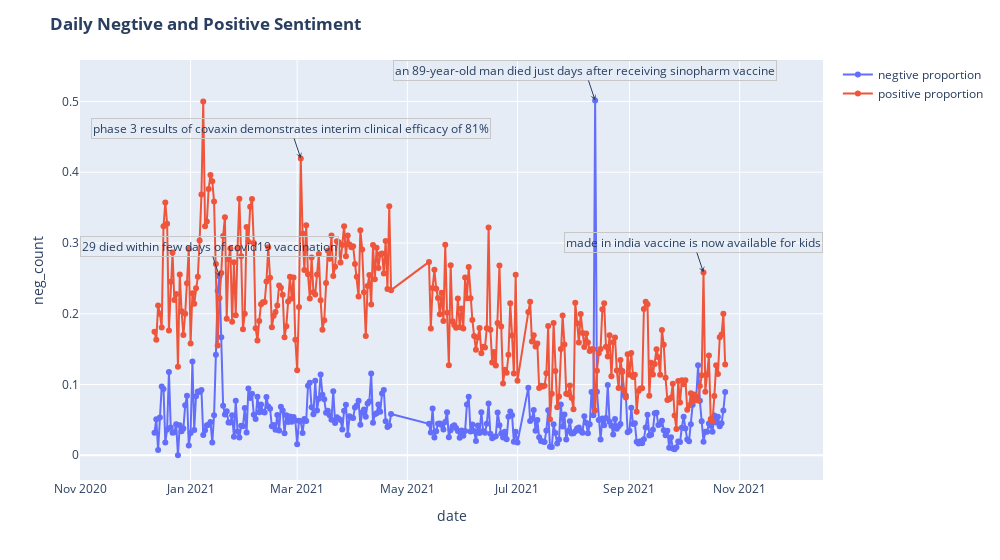

Notebook code for this chart:
### Code cell
fig = px.line(b_date_count,x='date',y='neg_count')
fig.data[0].name="negtive proportion"
fig.add_scatter(x=b_date_count.date,y=b_date_count.pos_count,name="positive proportion")

###annots
b_date_count.date = pd.to_datetime(b_date_count.date)
b_date_count_neg = b_date_count.set_index('neg_count')


fig.add_annotation(x=datetime.datetime(2021,8,13), y=0.5014,
            text=r"an 89-year-old man died just days after receiving sinopharm vaccine",
            showarrow=True,
            arrowhead= 3,
            bordercolor="#c7c7c7")

fig.add_annotation(x=datetime.datetime(2021,1,17), y=0.2525,
            text=r"29 died within few days of covid19 vaccination",
            showarrow=True,
            arrowhead= 3,
            bordercolor="#c7c7c7")

fig.add_annotation(x=datetime.datetime(2021,3,3), y=0.4196,
            text=r"phase 3 results of covaxin demonstrates interim clinical efficacy of 81%",
            showarrow=True,
            arrowhead= 3,
            bordercolor="#c7c7c7")

fig.add_annotation(x=datetime.datetime(2021,10,12), y=0.2583,
            text=r"made in india vaccine is now available for kids",
            showarrow=True,
            arrowhead= 3,
            bordercolor="#c7c7c7")

fig.update_traces(mode="markers+lines",showlegend=True)
fig.update_layout(hovermode="x unified")
fig.update_layout(title='<b>Daily Negtive and Positive Sentiment<b>',width=1000)
fig.show()

### Figure 1 — Plotly figure (JSON) as saved in the notebook; plotly's stock layout.template omitted (floating-point values rounded to 4 significant figures; data arrays with more than 128 entries replaced by an {"elided": "..."} marker saying what was removed)
{"data": [{"hovertemplate": "date=%{x}<br>neg_count=%{y}<extra></extra>", "legendgroup": "", "line": {"color": "#636efa", "dash": "solid"}, "marker": {"symbol": "circle"}, "mode": "markers+lines", "name": "negtive proportion", "orientation": "v", "showlegend": true, "type": "scatter", "x": {"elided": "292 str values"}, "xaxis": "x", "y": {"elided": "292 float values"}, "yaxis": "y"}, {"mode": "markers+lines", "name": "positive proportion", "showlegend": true, "type": "scatter", "x": {"elided": "292 str values"}, "y": {"elided": "292 float values"}}], "layout": {"annotations": [{"arrowhead": 3, "bordercolor": "#c7c7c7", "showarrow": true, "text": "an 89-year-old man died just days after receiving sinopharm vaccine", "x": "2021-08-13T00:00:00", "y": 0.5014}, {"arrowhead": 3, "bordercolor": "#c7c7c7", "showarrow": true, "text": "29 died within few days of covid19 vaccination", "x": "2021-01-17T00:00:00", "y": 0.2525}, {"arrowhead": 3, "bordercolor": "#c7c7c7", "showarrow": true, "text": "phase 3 results of covaxin demonstrates interim clinical efficacy of 81%", "x": "2021-03-03T00:00:00", "y": 0.4196}, {"arrowhead": 3, "bordercolor": "#c7c7c7", "showarrow": true, "text": "made in india vaccine is now available for kids", "x": "2021-10-12T00:00:00", "y": 0.2583}], "hovermode": "x unified", "legend": {"tracegroupgap": 0}, "margin": {"t": 60}, "title": {"text": "<b>Daily Negtive and Positive Sentiment<b>"}, "width": 1000, "xaxis": {"anchor": "y", "domain": [0, 1], "title": {"text": "date"}}, "yaxis": {"anchor": "x", "domain": [0, 1], "title": {"text": "neg_count"}}}}
